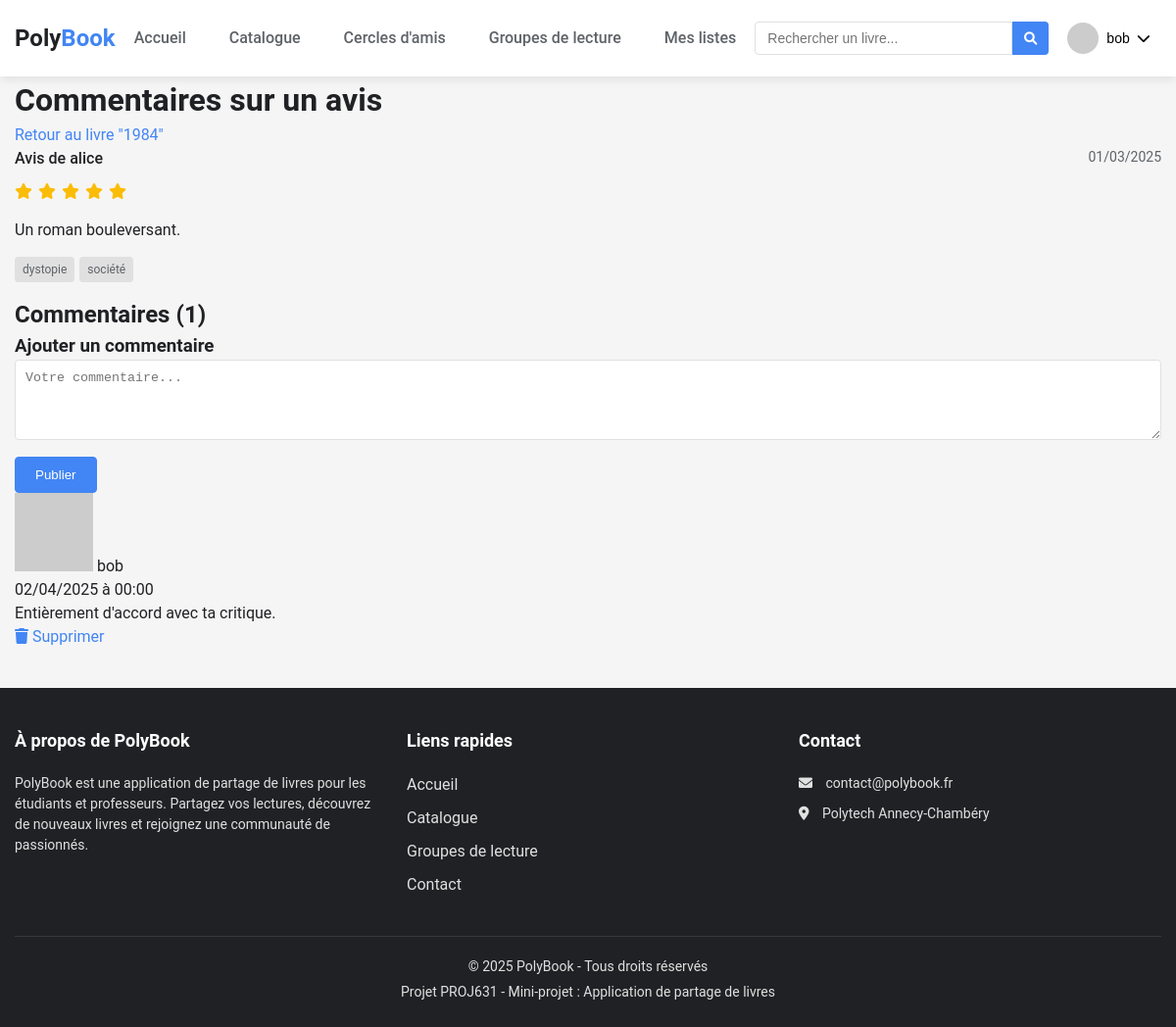
The app's page /website/commentaires.php?review=1 (signed in) with its own data.
### tables this page shows
CREATE TABLE review (
    id INT PRIMARY KEY,
    created_at DATE,
    user_id INT,
    book_id INT,
    rating DECIMAL,
    content TEXT,
    contains_spoiler BOOLEAN DEFAULT FALSE,
    tags TEXT
);

CREATE TABLE book (
    id INT PRIMARY KEY,
    created_at DATE,
    title TEXT,
    author TEXT,
    isbn TEXT,
    publication_year INT,
    description TEXT,
    language TEXT,
    added_by_user_id INT,
    is_approved BOOLEAN DEFAULT FALSE
);

CREATE TABLE user (
    id INT PRIMARY KEY AUTO_INCREMENT,
    created_at DATE,
    username TEXT,
    email TEXT,
    password TEXT,
    role TEXT,
    grade_id INT,
    resume_id INT
);

CREATE TABLE comment (
    id INT PRIMARY KEY,
    created_at DATE,
    user_id INT,
    review_id INT,
    book_id INT,
    content TEXT,
    comment_id INT
);

### website/connexion.php (called while the page is built, shortened)
<?php
function estConnecte() {
    return isset($_SESSION['user_id']);
}
function securiser($donnee) {
    return htmlspecialchars($donnee, ENT_QUOTES, 'UTF-8');
}
?>

### website/commentaires.php (the view, shortened to what this page needs)
<!DOCTYPE html>
<html lang="fr">
<head>
    <link rel="stylesheet" href="styles.css">
    <link rel="stylesheet" href="https://cdnjs.cloudflare.com/ajax/libs/font-awesome/6.0.0/css/all.min.css">
</head>
<body>
    <?php
    require_once 'connexion.php';
    include 'header.php';
    $review_id = intval($_GET['review']);
    $review_sql = "SELECT r.*, u.username as reviewer_name, b.title as book_title, b.id as book_id
                  FROM review r
                  JOIN user u ON r.user_id = u.id
                  JOIN book b ON r.book_id = b.id
                  WHERE r.id = $review_id";
    $review_result = $conn->query($review_sql);
    $review = $review_result->fetch_assoc();
    $comments_sql = "SELECT c.*, u.username, u.email
                    FROM comment c
                    JOIN user u ON c.user_id = u.id
                    WHERE c.review_id = $review_id
                    ORDER BY c.created_at ASC";
    $comments_result = $conn->query($comments_sql);
    ?>
    <main class="container">
        <div class="comments-page">
            <div class="page-header">
                <h1>Commentaires sur un avis</h1>
                <div class="breadcrumbs">
                    <a href="livre.php?id=<?php echo $review['book_id']; ?>">Retour au livre "<?php echo securiser($review['book_title']); ?>"</a>
                </div>
            </div>
            <div class="review-display">
                <div class="review-header">
                    <span class="reviewer">Avis de <?php echo securiser($review['reviewer_name']); ?></span>
                    <span class="review-date"><?php echo date('d/m/Y', strtotime($review['created_at'])); ?></span>
                </div>
                <div class="review-rating">
                    <?php for ($i = 1; $i <= 5; $i++): ?>
                        <i class="fa<?php echo ($i <= $review['rating']) ? 's' : 'r'; ?> fa-star"></i>
                    <?php endfor; ?>
                </div>
                <?php if ($review['contains_spoiler']): ?>
                    <div class="spoiler-alert">
                        <i class="fas fa-exclamation-triangle"></i> Attention : contient des spoilers
                        <button class="show-spoiler">Afficher quand même</button>
                    </div>
                    <div class="review-content hidden">
                        <?php echo nl2br(securiser($review['content'])); ?>
                    </div>
                <?php else: ?>
                    <div class="review-content">
                        <?php echo nl2br(securiser($review['content'])); ?>
                    </div>
                <?php endif; ?>
                <?php if (!empty($review['tags'])): ?>
                    <div class="review-tags">
                        <?php
                        $tags = explode(',', $review['tags']);
                        foreach ($tags as $tag):
                            $tag = trim($tag);
                            if (!empty($tag)):
                        ?>
                            <span class="tag"><?php echo securiser($tag); ?></span>
                        <?php
                            endif;
                        endforeach;
                        ?>
                    </div>
                <?php endif; ?>
            </div>
            <div class="comments-section">
                <h2>Commentaires (<?php echo $comments_result->num_rows; ?>)</h2>
                <?php if (estConnecte()): ?>
                <div class="comment-form-section">
                    <h3>Ajouter un commentaire</h3>
                    <form method="POST" action="" class="comment-form">
                        <textarea name="content" rows="4" placeholder="Votre commentaire..." required></textarea>
                        <button type="submit" name="add_comment" class="btn primary">Publier</button>
                    </form>
                </div>
                <?php else: ?>
                <div class="login-prompt">
                    <a href="connexion_form.php">Connectez-vous</a> pour ajouter un commentaire.
                </div>
                <?php endif; ?>
                <div class="comments-list">
                    <?php if ($comments_result->num_rows > 0): ?>
                        <?php while ($comment = $comments_result->fetch_assoc()): ?>
                            <div class="comment-card">
                                <div class="comment-header">
                                    <div class="commenter-info">
                                        <img src="https://www.gravatar.com/avatar/<?php echo md5(strtolower(trim($comment['email']))); ?>?s=40&d=identicon" alt="Avatar" class="commenter-avatar">
                                        <span class="commenter-name"><?php echo securiser($comment['username']); ?></span>
                                    </div>
                                    <span class="comment-date"><?php echo date('d/m/Y à H:i', strtotime($comment['created_at'])); ?></span>
                                </div>
                                <div class="comment-content">
                                    <?php echo nl2br(securiser($comment['content'])); ?>
                                </div>
                                <?php if (estConnecte() && $_SESSION['user_id'] == $comment['user_id']): ?>
                                <div class="comment-actions">
                                    <a href="supprimer_commentaire.php?id=<?php echo $comment['id']; ?>" class="btn-delete"
                                       onclick="return confirm('Êtes-vous sûr de vouloir supprimer ce commentaire ?');">
                                        <i class="fas fa-trash"></i> Supprimer
                                    </a>
                                </div>
                                <?php endif; ?>
                            </div>
                        <?php endwhile; ?>
                    <?php else: ?>
                        <p class="no-comments">Aucun commentaire pour le moment. Soyez le premier à commenter !</p>
                    <?php endif; ?>
                </div>
            </div>
        </div>
    </main>
    <?php include 'footer.php'; ?>
</body>
</html>

### website/header.php (shortened to what this page needs)
<header class="site-header">
    <div class="container">
        <div class="header-logo">
            <a href="index.php">
                <h1>Poly<span>Book</span></h1>
            </a>
        </div>
        <nav class="main-nav">
            <ul>
                <li><a href="index.php">Accueil</a></li>
                <li><a href="catalogue.php">Catalogue</a></li>
                <?php if (estConnecte()): ?>
                    <li><a href="cercles.php">Cercles d'amis</a></li>
                    <li><a href="groupes_lecture.php">Groupes de lecture</a></li>
                    <li><a href="listes.php">Mes listes</a></li>
                <?php endif; ?>
            </ul>
        </nav>
        <div class="header-search">
            <form action="catalogue.php" method="GET">
                <input type="text" name="search" placeholder="Rechercher un livre..." <?php if (isset($_GET['search'])) echo 'value="' . securiser($_GET['search']) . '"'; ?>>
                <button type="submit"><i class="fas fa-search"></i></button>
            </form>
        </div>
        <div class="user-menu">
            <?php if (estConnecte()): ?>
                <div class="user-dropdown">
                    <button class="dropdown-btn">
                        <img src="https://www.gravatar.com/avatar/<?php echo md5(strtolower(trim($_SESSION['username']))); ?>?s=40&d=identicon" alt="Avatar" class="user-avatar">
                        <span><?php echo securiser($_SESSION['username']); ?></span>
                        <i class="fas fa-chevron-down"></i>
                    </button>
                </div>
            <?php else: ?>
                <a href="connexion_form.php" class="btn login-btn">Se connecter</a>
                <a href="inscription_form.php" class="btn register-btn">S'inscrire</a>
            <?php endif; ?>
        </div>
    </div>
</header>

### website/footer.php
<footer class="site-footer">
    <div class="container">
        <div class="footer-content">
            <div class="footer-about">
                <h3>À propos de PolyBook</h3>
                <p>PolyBook est une application de partage de livres pour les étudiants et professeurs. Partagez vos lectures, découvrez de nouveaux livres et rejoignez une communauté de passionnés.</p>
            </div>
            <div class="footer-links">
                <h3>Liens rapides</h3>
                <ul>
                    <li><a href="index.php">Accueil</a></li>
                    <li><a href="catalogue.php">Catalogue</a></li>
                    <li><a href="groupes_lecture.php">Groupes de lecture</a></li>
                    <li><a href="contact.php">Contact</a></li>
                </ul>
            </div>
            <div class="footer-contact">
                <h3>Contact</h3>
                <p><i class="fas fa-envelope"></i> contact@polybook.fr</p>
                <p><i class="fas fa-map-marker-alt"></i> Polytech Annecy-Chambéry</p>
            </div>
        </div>
        <div class="footer-bottom">
            <p>&copy; <?php echo date('Y'); ?> PolyBook - Tous droits réservés</p>
            <p>Projet PROJ631 - Mini-projet : Application de partage de livres</p>
        </div>
    </div>
</footer>

### website/styles.css (style rules this page uses)
:root { --primary-color: #4285f4; --primary-dark: #3367d6; --secondary-color: #5f6368; --accent-color: #fbbc05; --success-color: #34a853; --error-color: #ea4335; --info-color: #4285f4; --warning-color: #fbbc05; --light-gray: #f5f5f5; --medium-gray: #e0e0e0; --dark-gray: #5f6368; --white: #ffffff; --black: #202124; --border-radius: 4px; --box-shadow: 0 2px 10px rgba(0, 0, 0, 0.1); --transition: all 0.3s ease; --font-family: 'Roboto', 'Segoe UI', Arial, sans-serif; }
* { margin: 0; padding: 0; box-sizing: border-box; }
body { font-family: var(--font-family); font-size: 16px; line-height: 1.5; color: var(--black); background-color: var(--light-gray); }
a { text-decoration: none; color: var(--primary-color); transition: var(--transition); }
ul { list-style: none; }
img { max-width: 100%; height: auto; }
.container { max-width: 1200px; margin: 0 auto; padding: 0 15px; }
.site-header { background-color: var(--white); box-shadow: var(--box-shadow); padding: 15px 0; position: sticky; top: 0; z-index: 100; }
.site-header .container { display: flex; align-items: center; justify-content: space-between; }
.header-logo a { display: flex; align-items: center; font-weight: bold; color: var(--black); }
.header-logo h1 { font-size: 24px; }
.header-logo span { color: var(--primary-color); }
.main-nav ul { display: flex; gap: 20px; }
.main-nav a { color: var(--dark-gray); font-weight: 500; padding: 8px 12px; border-radius: var(--border-radius); }
.header-search form { display: flex; width: 300px; }
.header-search input { flex: 1; padding: 8px 12px; border: 1px solid var(--medium-gray); border-radius: var(--border-radius) 0 0 var(--border-radius); font-size: 14px; }
.header-search button { background-color: var(--primary-color); color: var(--white); border: none; padding: 8px 12px; border-radius: 0 var(--border-radius) var(--border-radius) 0; cursor: pointer; }
.user-menu { display: flex; align-items: center; }
.user-avatar { width: 32px; height: 32px; border-radius: 50%; margin-right: 8px; }
.dropdown-btn { display: flex; align-items: center; background: transparent; border: none; cursor: pointer; font-size: 14px; padding: 8px 12px; border-radius: var(--border-radius); }
.dropdown-btn i { margin-left: 8px; }
.user-dropdown { position: relative; }
.site-footer { background-color: var(--black); color: var(--white); padding: 40px 0 20px; margin-top: 40px; }
.footer-content { display: grid; grid-template-columns: repeat(auto-fit, minmax(250px, 1fr)); gap: 30px; }
.footer-about h3, .footer-links h3, .footer-contact h3 { margin-bottom: 20px; font-size: 18px; color: var(--white); }
.footer-about p { margin-bottom: 15px; font-size: 14px; color: var(--medium-gray); }
.footer-links ul li { margin-bottom: 10px; }
.footer-links a { color: var(--medium-gray); }
.footer-contact p { margin-bottom: 10px; font-size: 14px; color: var(--medium-gray); }
.footer-contact i { margin-right: 10px; }
.footer-bottom { border-top: 1px solid rgba(255, 255, 255, 0.1); margin-top: 30px; padding-top: 20px; text-align: center; }
.footer-bottom p { font-size: 14px; color: var(--medium-gray); margin-bottom: 5px; }
.btn { display: inline-block; padding: 10px 20px; border-radius: var(--border-radius); font-weight: 500; cursor: pointer; transition: var(--transition); text-align: center; }
.btn.primary { background-color: var(--primary-color); color: var(--white); border: 1px solid var(--primary-color); }
.review-header { display: flex; justify-content: space-between; margin-bottom: 10px; }
.reviewer { font-weight: 500; }
.review-date { font-size: 14px; color: var(--dark-gray); }
.review-rating { margin-bottom: 15px; }
.review-rating i { color: var(--accent-color); margin-right: 2px; }
.review-content { margin-bottom: 15px; }
.review-tags { display: flex; flex-wrap: wrap; gap: 5px; margin-bottom: 15px; }
.tag { background-color: var(--medium-gray); color: var(--dark-gray); padding: 4px 8px; border-radius: var(--border-radius); font-size: 12px; }
.comment-form textarea { width: 100%; padding: 10px; border: 1px solid var(--medium-gray); border-radius: var(--border-radius); margin-bottom: 10px; }

### records on screen
review: book.title "1984", user.username "alice", created_at "01/03/2025", rating 5 (drawn), content "Un roman bouleversant.", tags "dystopie", tags "société"
comment: user.username "bob", created_at "02/04/2025 à 00:00", content "Entièrement d'accord avec ta critique."

### other values on screen
securiser($_SESSION['username']) "bob"
$comments_result->num_rows "1"
